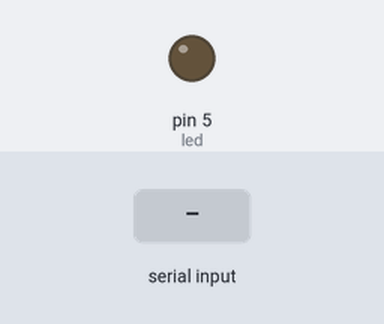
Bench run of a sketch on a simulated Arduino Uno, built with avr-gcc and run on an emulated ATmega328P. Shown: output pins drawn as LEDs (lit = HIGH). Dashed ring = blinking. Inputs (shaded band) come from the test bench.

Above: at 1.2 s.
1.3 s: "90,45\n" received over Serial
At 1.49 s:
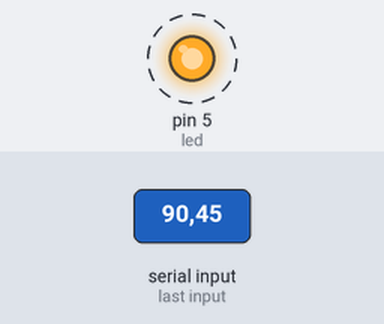
Timing chart, 0 to 4.3 s (numbered marks = the images above; inputs shaded):
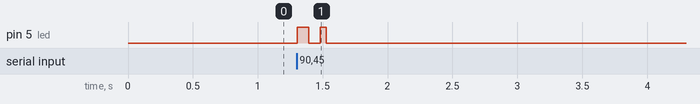

Measured:
- after the input at 1.3 s, pin 5 (led): alternates HIGH for 0.07 s and LOW for 0.09 s, 4 changes in all, then stays LOW, starting at once

The sketch:

Opg1_blink.ino
```cpp
int led = 5;

void blink(int forsinkelse) {
  digitalWrite(led, HIGH);
  delay(forsinkelse);
  digitalWrite(led, LOW);
  delay(forsinkelse);
}

void setup() {
  pinMode(led, OUTPUT);
  Serial.begin(9600);
}

void loop() {
  if (Serial.available() > 0) {
    int forsinkelse = Serial.parseInt();
    blink(forsinkelse);
  }
}
```
